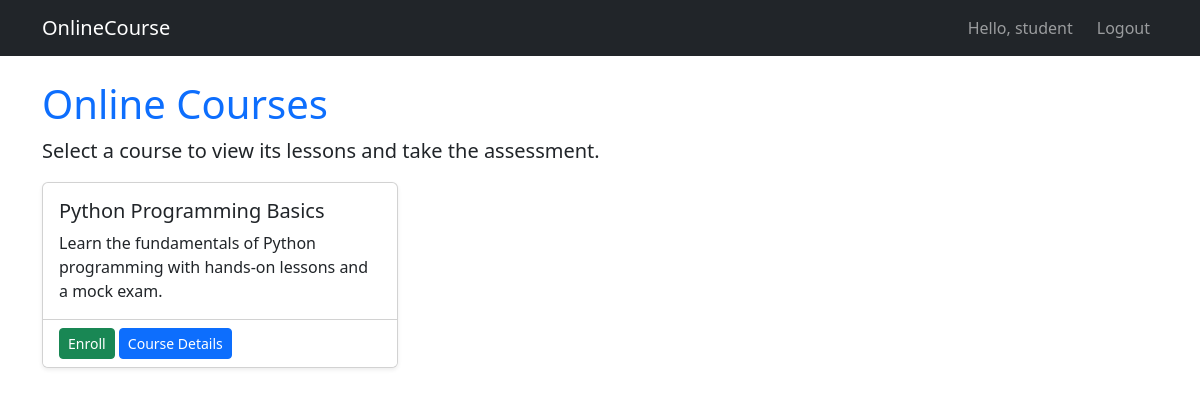
Screenshot of / (signed in) with the database file from the repository.
### onlinecourse/models.py (models this page shows, shortened)
class Course(models.Model):
    name = models.CharField(null=False, max_length=30, default='online course')
    description = models.CharField(null=False, max_length=255, default='online course description')

### onlinecourse/views.py (the view)
# urls.py: path('', views.index, name='index'),
def index(request):
    course_list = Course.objects.all()
    context = {'course_list': course_list}
    return render(request, 'onlinecourse/course_list_bootstrap.html', context)

### onlinecourse/templates/onlinecourse/course_list_bootstrap.html
{% extends "onlinecourse/base.html" %}
{% block content %}
<div class="row">
    <div class="col-md-12">
        <h1 class="text-primary">Online Courses</h1>
        <p class="lead">Select a course to view its lessons and take the assessment.</p>
    </div>
</div>
<div class="row">
    {% for course in course_list %}
    <div class="col-md-4 mb-4">
        <div class="card h-100 shadow-sm">
            <div class="card-body">
                <h5 class="card-title">{{ course.name }}</h5>
                <p class="card-text">{{ course.description }}</p>
            </div>
            <div class="card-footer bg-white">
                {% if user.is_authenticated %}
                    <a href="{% url 'onlinecourse:enroll' course.id %}" class="btn btn-success btn-sm">Enroll</a>
                    <a href="{% url 'onlinecourse:course_details' course.id %}" class="btn btn-primary btn-sm">Course Details</a>
                {% else %}
                    <a href="{% url 'onlinecourse:login' %}" class="btn btn-secondary btn-sm">Login to enroll</a>
                {% endif %}
            </div>
        </div>
    </div>
    {% empty %}
    <div class="col-md-12">
        <div class="alert alert-warning">No courses are available.</div>
    </div>
    {% endfor %}
</div>
{% endblock %}

### onlinecourse/templates/onlinecourse/base.html (shortened to what this page needs)
{% load static %}
<!DOCTYPE html>
<html lang="en">
<head>
    <link href="https://cdn.jsdelivr.net/npm/bootstrap@5.3.0/dist/css/bootstrap.min.css" rel="stylesheet">
</head>
<body>
<nav class="navbar navbar-expand-lg navbar-dark bg-dark mb-4">
    <div class="container">
        <a class="navbar-brand" href="{% url 'onlinecourse:index' %}">OnlineCourse</a>
        <div class="navbar-nav ms-auto">
            {% if user.is_authenticated %}
                <span class="navbar-text me-3">Hello, {{ user.username }}</span>
                <a class="nav-link" href="{% url 'onlinecourse:logout' %}">Logout</a>
            {% else %}
                <a class="nav-link" href="{% url 'onlinecourse:login' %}">Login</a>
            {% endif %}
        </div>
    </div>
</nav>
<div class="container">
    {% block content %}
    {% endblock %}
</div>
</body>
</html>

### rows the page displays
Course: name "Python Programming Basics", description "Learn the fundamentals of Python programming with hands-on lessons and a mock exam."

### other values shown
{{ user.username }} "student"
